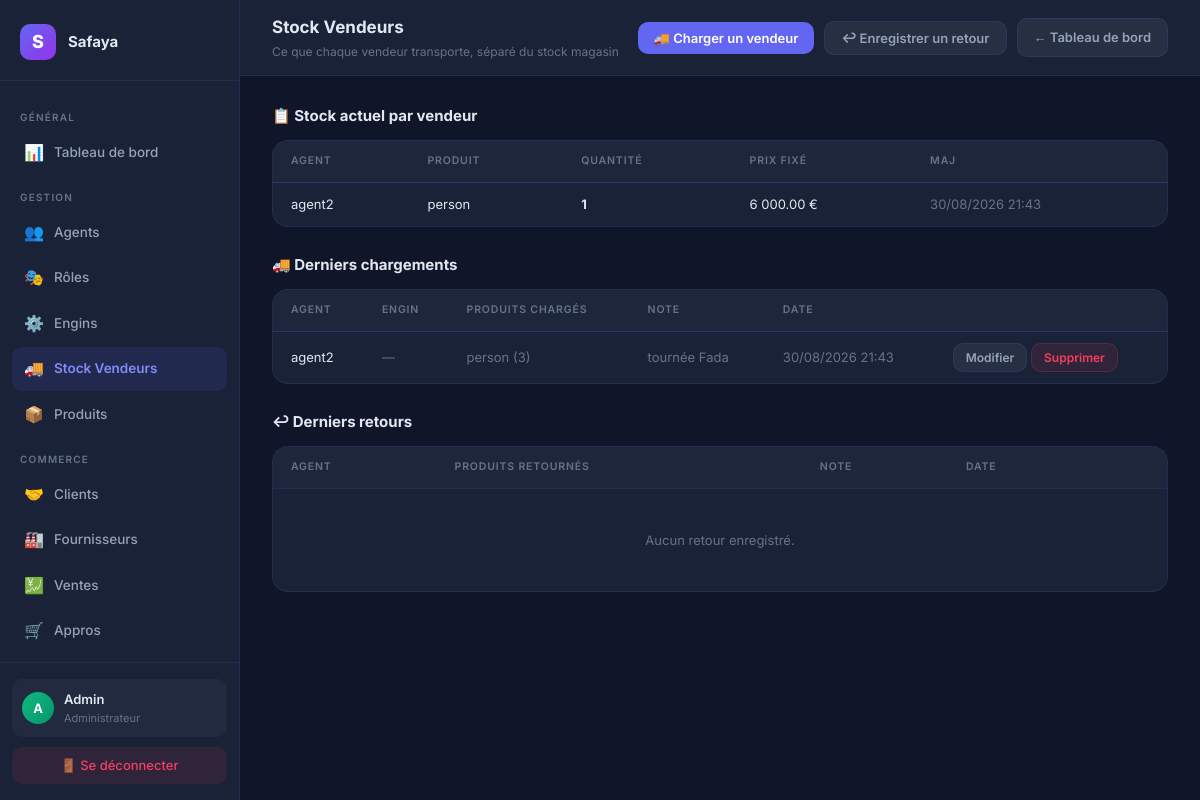
/stock-loads/ (signed in), run on the app's committed database.
### InvoiceApp/models.py (models this page shows, shortened)
class User(AbstractUser):
    logo = models.ImageField(upload_to="company_logos/", blank=True, null=True, verbose_name="Logo de l'entreprise")
    company_name = models.CharField(max_length=255, verbose_name="Nom de l'entreprise")
    company_email = models.EmailField(blank=True, null=True,verbose_name="Adresse email")
    phone = models.CharField(max_length=20, blank=True, verbose_name="Téléphone")
    address = models.TextField(blank=True, verbose_name="Adresse")
    add_date = models.DateTimeField(auto_now_add=True, verbose_name="Date d'inscription",blank=True, null=True,)
    default_currency = models.CharField(max_length=3, choices=CURRENCY_CHOICES, default='EUR', verbose_name="Devise de l'entreprise")
    agent_login_code = models.CharField(max_length=8, unique=True, blank=True, verbose_name="Code de connexion vendeurs")
    next_invoice_number = models.PositiveIntegerField(default=1, verbose_name="Prochain numéro de facture")
    class Meta:
        verbose_name = "Entreprise"
        verbose_name_plural = "Entreprises"

class AgentStock(models.Model):
    agent = models.ForeignKey(Agent, on_delete=models.CASCADE, related_name='stocks', verbose_name="Agent")
    product = models.ForeignKey(Product, on_delete=models.CASCADE, related_name='agent_stocks', verbose_name="Produit")
    quantity = models.PositiveIntegerField(default=0, verbose_name="Quantité chez le vendeur")
    unit_price = models.DecimalField(max_digits=10, decimal_places=2, default=Decimal('0.00'), verbose_name="Prix de vente fixé")
    currency = models.CharField(max_length=3, choices=Product.CURRENCY_CHOICES, default='EUR', verbose_name="Devise")
    updated_at = models.DateTimeField(auto_now=True, verbose_name="Dernière mise à jour")
    @property
    def formatted_unit_price(self):
        symbols = {'EUR': '€', 'USD': '$', 'XOF': 'FCFA'}
        symbol = symbols.get(self.currency, self.currency)
        amount = f"{self.unit_price:,.0f}".replace(',', ' ') if self.currency == 'XOF' else f"{self.unit_price:,.2f}".replace(',', ' ')
        return f"{symbol}{amount}" if self.currency == 'USD' else f"{amount} {symbol}"
    class Meta:
        verbose_name = "Stock vendeur"
        verbose_name_plural = "Stocks vendeurs"
        unique_together = ('agent', 'product')

class Agent(models.Model):
    company = models.ForeignKey(User, on_delete=models.CASCADE, related_name='agents', verbose_name="Entreprise")
    name = models.CharField(max_length=255, verbose_name="Nom")
    email = models.EmailField(blank=True, verbose_name="Email")
    phone = models.CharField(max_length=20, blank=True, verbose_name="Téléphone")
    role = models.ForeignKey(AgentRole, on_delete=models.SET_NULL, null=True, blank=True, verbose_name="Rôle")
    engine = models.ForeignKey('Engine', on_delete=models.SET_NULL, null=True, blank=True, related_name='assigned_agents', verbose_name="Engin par défaut")
    pin_hash = models.CharField(max_length=128, blank=True, verbose_name="PIN (haché)")
    is_active = models.BooleanField(default=True, verbose_name="Accès actif")
    created_at = models.DateTimeField(auto_now_add=True, verbose_name="Date de création")
    class Meta:
        verbose_name = "Agent"
        verbose_name_plural = "Agents"
        ordering = ['-created_at']

class Product(models.Model):
    CURRENCY_CHOICES = CURRENCY_CHOICES
    company = models.ForeignKey(User, on_delete=models.CASCADE, related_name='products', verbose_name="Entreprise")
    image = models.ImageField(upload_to="product_images/", blank=True, null=True, verbose_name="Image du produit")
    name = models.CharField(max_length=255, verbose_name="Nom du produit")
    description = models.TextField(blank=True, verbose_name="Description")
    price = models.DecimalField(max_digits=10, decimal_places=2, verbose_name="Prix")
    currency = models.CharField(max_length=3, choices=CURRENCY_CHOICES, default='EUR', verbose_name="Devise")
    stock_quantity = models.PositiveIntegerField(default=0, verbose_name="Quantité en stock")
    created_at = models.DateTimeField(auto_now_add=True, verbose_name="Date de création")
    class Meta:
        verbose_name = "Produit"
        verbose_name_plural = "Produits"
        ordering = ['-created_at']

class StockLoad(models.Model):
    company = models.ForeignKey(User, on_delete=models.CASCADE, related_name='stock_loads', verbose_name="Entreprise")
    agent = models.ForeignKey(Agent, on_delete=models.CASCADE, related_name='stock_loads', verbose_name="Agent")
    note = models.CharField(max_length=255, blank=True, verbose_name="Note (ex: destination, tournée)")
    date = models.DateTimeField(auto_now_add=True, verbose_name="Date de chargement")
    class Meta:
        verbose_name = "Chargement"
        verbose_name_plural = "Chargements"
        ordering = ['-date']

class StockLoadItem(models.Model):
    load = models.ForeignKey(StockLoad, on_delete=models.CASCADE, related_name='items', verbose_name="Chargement")
    product = models.ForeignKey(Product, on_delete=models.CASCADE, related_name='stock_load_items', verbose_name="Produit")
    quantity = models.PositiveIntegerField(verbose_name="Quantité chargée")
    unit_price = models.DecimalField(max_digits=10, decimal_places=2, verbose_name="Prix fixé pour le vendeur")
    currency = models.CharField(max_length=3, choices=Product.CURRENCY_CHOICES, default='EUR', verbose_name="Devise")
    class Meta:
        verbose_name = "Ligne de chargement"
        verbose_name_plural = "Lignes de chargement"

### InvoiceApp/views/stock.py (the view)
# urls.py: path('stock-loads/', invoice_views.list_stock_loads, name='list_stock_loads'),
@require_http_methods(["GET"])
@login_required
def list_stock_loads(request):
    user = request.user
    agents = user.agents.all()
    products = user.products.all()
    engines = user.engines.all()
    agent_stocks = AgentStock.objects.filter(agent__company=user).select_related('agent', 'product').filter(quantity__gt=0).order_by('agent__name', 'product__name')
    loads = StockLoad.objects.filter(company=user).select_related('agent').prefetch_related('items__product').order_by('-date')[:30]
    returns = StockReturn.objects.filter(company=user).select_related('agent').prefetch_related('items__product').order_by('-date')[:30]
    context = {
        'company_name': user.company_name,
        'company_logo_url': user.logo.url if user.logo else None,
        'agents': agents,
        'products': products,
        'engines': engines,
        'agent_stocks': agent_stocks,
        'loads': loads,
        'returns': returns,
    }
    return render(request, 'stock_loads.html', context)

### InvoiceApp/context_processors.py (called while the page is built)
def subscription_context(request):
    user = getattr(request, 'user', None)
    if not user or not user.is_authenticated:
        return {}
    subscription = getattr(user, 'subscription', None)
    if subscription is None:
        return {}
    return {
        'subscription': subscription,
        'subscription_status': subscription.status,
        'subscription_blocked': subscription.is_blocked,
        'subscription_days_left': subscription.days_left,
        'subscription_expiry_date': subscription.access_expiry_date,
        'subscription_plan_price': subscription.price,
    }

### InvoiceApp/models.py (called while the page is built)
    @property
    def price(self):
        return SUBSCRIPTION_PLAN_PRICES.get(self.plan, Decimal('0'))

    @property
    def promo_active_until(self):
        latest = self.company.promo_redemptions.order_by('-expires_at').first()
        return latest.expires_at if latest else None

    @property
    def status(self):
        now = timezone.now()
        if self.active_until and self.active_until >= now:
            return 'active'
        promo_until = self.promo_active_until
        if promo_until and promo_until >= now:
            return 'promo'
        if self.trial_end_date and self.trial_end_date >= now:
            return 'trial'
        return 'expired'

    @property
    def is_blocked(self):
        return self.status == 'expired'

    @property
    def access_expiry_date(self):
        status = self.status
        if status == 'active':
            return self.active_until
        if status == 'promo':
            return self.promo_active_until
        if status == 'trial':
            return self.trial_end_date
        return None

    @property
    def days_left(self):
        if self.status not in ('trial', 'promo'):
            return 0
        expiry = self.access_expiry_date
        if not expiry:
            return 0
        remaining = expiry - timezone.now()
        return max(0, remaining.days + (1 if remaining.seconds > 0 else 0))

### InvoiceApp/templates/stock_loads.html (shortened to what this page needs)
<!DOCTYPE html>
{% load static %}
<html lang="fr">
<head>
</head>
<body>
<aside class="sidebar">
    <div class="sidebar-logo">
        {% if company_logo_url %}
        <img src="{{ company_logo_url }}" alt="Logo" style="width:36px;height:36px;object-fit:contain;border-radius:10px;background:#fff;padding:4px;">
        {% else %}
        <div class="logo-mark">{{ company_name|first|upper }}</div>
        {% endif %}
        <span class="logo-text">{{ company_name }}</span>
    </div>
        <nav class="sidebar-nav">
        <div class="nav-section-label">Général</div>
        <a href="{% url 'dashboard' %}" class="nav-item">
            <span class="nav-icon">📊</span> Tableau de bord
        </a>
        <div class="nav-section-label">Gestion</div>
        <a href="{% url 'list_agents' %}" class="nav-item">
            <span class="nav-icon">👥</span> Agents
        </a>
        <a href="{% url 'manage_agent_roles' %}" class="nav-item">
            <span class="nav-icon">🎭</span> Rôles
        </a>
        <a href="{% url 'list_engines' %}" class="nav-item">
            <span class="nav-icon">⚙️</span> Engins
        </a>
        <a href="{% url 'list_stock_loads' %}" class="nav-item active">
            <span class="nav-icon">🚚</span> Stock Vendeurs
        </a>
        <a href="{% url 'list_products' %}" class="nav-item">
            <span class="nav-icon">📦</span> Produits
        </a>
        <div class="nav-section-label">Commerce</div>
        <a href="{% url 'list_clients' %}" class="nav-item">
            <span class="nav-icon">🤝</span> Clients
        </a>
        <a href="{% url 'list_suppliers' %}" class="nav-item">
            <span class="nav-icon">🏭</span> Fournisseurs
        </a>
        <a href="{% url 'list_sales' %}" class="nav-item">
            <span class="nav-icon">💹</span> Ventes
        </a>
        <a href="{% url 'list_supplies' %}" class="nav-item">
            <span class="nav-icon">🛒</span> Appros
        </a>
        <a href="{% url 'list_invoices' %}" class="nav-item">
        </a>
</nav>
<div class="sidebar-footer">
        <div class="user-block">
            <div class="user-avatar">A</div>
            <div><div class="user-name">Admin</div><div class="user-role">Administrateur</div></div>
        </div>
        <a href="{% url 'logout' %}" class="logout-btn">🚪 Se déconnecter</a>
    </div>
</aside>
<div class="main">
    <header class="topbar">
        <div>
            <div class="topbar-title">Stock Vendeurs</div>
            <div class="topbar-sub">Ce que chaque vendeur transporte, séparé du stock magasin</div>
        </div>
        <div class="topbar-actions">
            <button type="button" class="btn btn-primary" onclick="openLoadModal()">🚚 Charger un vendeur</button>
            <button type="button" class="btn btn-ghost" onclick="openReturnModal()">↩ Enregistrer un retour</button>
            <a href="{% url 'dashboard' %}" class="btn btn-ghost">← Tableau de bord</a>
        </div>
    </header>
    <main class="content">
        <div class="section-title">📋 Stock actuel par vendeur</div>
        <div class="table-card">
            <div class="table-wrap">
                <table>
                    <thead>
                        <tr><th>Agent</th><th>Produit</th><th>Quantité</th><th>Prix fixé</th><th>Maj</th></tr>
                    </thead>
                    <tbody>
                        {% for stock in agent_stocks %}
                        <tr>
                            <td>{{ stock.agent.name }}</td>
                            <td>{{ stock.product.name }}</td>
                            <td><strong>{{ stock.quantity }}</strong></td>
                            <td>{{ stock.formatted_unit_price }}</td>
                            <td class="muted-cell">{{ stock.updated_at|date:"d/m/Y H:i" }}</td>
                        </tr>
                        {% empty %}
                        <tr><td colspan="5"><div class="empty-state">Aucun vendeur n'a de stock chargé pour l'instant.</div></td></tr>
                        {% endfor %}
                    </tbody>
                </table>
            </div>
        </div>
        <div class="section-title">🚚 Derniers chargements</div>
        <div class="table-card">
            <div class="table-wrap">
                <table>
                    <thead>
                        <tr><th>Agent</th><th>Engin</th><th>Produits chargés</th><th>Note</th><th>Date</th><th></th></tr>
                    </thead>
                    <tbody>
                        {% for load in loads %}
                        <tr>
                            <td>{{ load.agent.name }}</td>
                            <td class="muted-cell">{{ load.engine.name|default:"—" }}</td>
                            <td class="muted-cell">
                                {% for item in load.items.all %}{{ item.product.name }} ({{ item.quantity }}){% if not forloop.last %}, {% endif %}{% endfor %}
                            </td>
                            <td class="muted-cell">{{ load.note|default:"—" }}</td>
                            <td class="muted-cell">{{ load.date|date:"d/m/Y H:i" }}</td>
                            <td style="white-space:nowrap;">
                                <button type="button" class="btn btn-ghost btn-sm" onclick="openLoadModal({{ load.id }})">Modifier</button>
                                <button type="button" class="btn btn-danger-soft btn-sm" onclick="openDeleteModal('load', {{ load.id }}, '{{ load.agent.name|escapejs }}')">Supprimer</button>
                            </td>
                        </tr>
                        {% empty %}
                        <tr><td colspan="6"><div class="empty-state">Aucun chargement enregistré.</div></td></tr>
                        {% endfor %}
                    </tbody>
                </table>
            </div>
        </div>
        <div class="section-title">↩ Derniers retours</div>
        <div class="table-card">
            <div class="table-wrap">
                <table>
                    <thead>
                        <tr><th>Agent</th><th>Produits retournés</th><th>Note</th><th>Date</th><th></th></tr>
                    </thead>
                    <tbody>
                        {% for ret in returns %}
                        <tr>
                            <td>{{ ret.agent.name }}</td>
                            <td class="muted-cell">
                                {% for item in ret.items.all %}{{ item.product.name }} ({{ item.quantity }}){% if not forloop.last %}, {% endif %}{% endfor %}
                            </td>
                            <td class="muted-cell">{{ ret.note|default:"—" }}</td>
                            <td class="muted-cell">{{ ret.date|date:"d/m/Y H:i" }}</td>
                            <td style="white-space:nowrap;">
                                <button type="button" class="btn btn-ghost btn-sm" onclick="openReturnModal({{ ret.id }})">Modifier</button>
                                <button type="button" class="btn btn-danger-soft btn-sm" onclick="openDeleteModal('return', {{ ret.id }}, '{{ ret.agent.name|escapejs }}')">Supprimer</button>
                            </td>
                        </tr>
                        {% empty %}
                        <tr><td colspan="5"><div class="empty-state">Aucun retour enregistré.</div></td></tr>
                        {% endfor %}
                    </tbody>
                </table>
            </div>
        </div>
    </main>
</div>
</body>
</html>

### data on the page
User: company_name "S", company_name "Safaya"
AgentStock: agent.name "agent2", product.name "person", quantity "1", formatted_unit_price "6 000.00 €", updated_at "30/08/2026 21:43"
StockLoad: agent.name "agent2", engine.name "—", note "tournée Fada", date "30/08/2026 21:43"
StockLoadItem: product.name "person", quantity "3"
